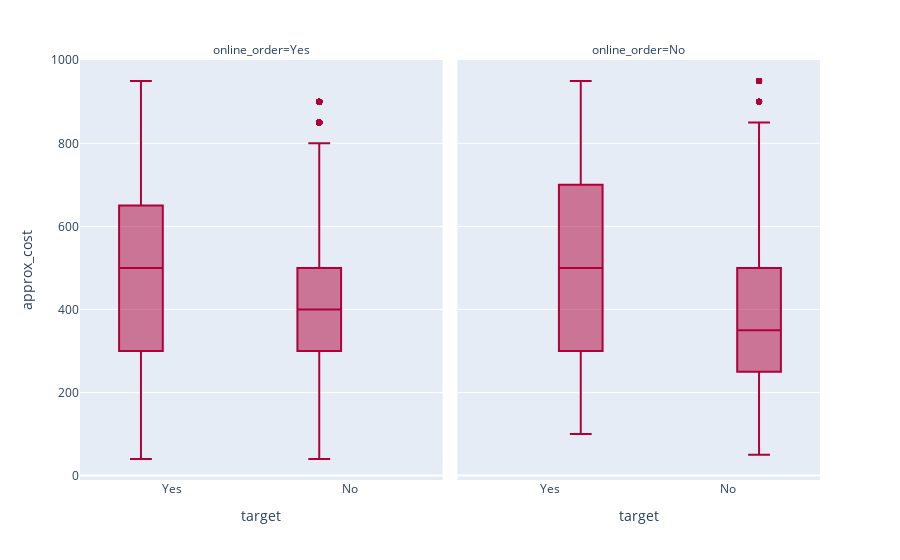

The code cell stored with this chart in its notebook:
### Code cell
px.box(data_frame=df,y="approx_cost",x="target",facet_col="online_order",color_discrete_sequence=px.colors.qualitative.Dark24_r)

### Figure 1 — Plotly figure (JSON) as saved in the notebook; plotly's stock layout.template omitted (floating-point values rounded to 4 significant figures; data arrays with more than 128 entries replaced by an {"elided": "..."} marker saying what was removed)
{"data": [{"alignmentgroup": "True", "hovertemplate": "online_order=Yes<br>target=%{x}<br>approx_cost=%{y}<extra></extra>", "legendgroup": "", "marker": {"color": "#AF0038"}, "name": "", "notched": false, "offsetgroup": "", "orientation": "v", "showlegend": false, "type": "box", "x": {"elided": "27173 str values"}, "x0": " ", "xaxis": "x", "y": {"elided": "27173 int values"}, "y0": " ", "yaxis": "y"}, {"alignmentgroup": "True", "hovertemplate": "online_order=No<br>target=%{x}<br>approx_cost=%{y}<extra></extra>", "legendgroup": "", "marker": {"color": "#AF0038"}, "name": "", "notched": false, "offsetgroup": "", "orientation": "v", "showlegend": false, "type": "box", "x": {"elided": "14423 str values"}, "x0": " ", "xaxis": "x2", "y": {"elided": "14423 int values"}, "y0": " ", "yaxis": "y2"}], "layout": {"annotations": [{"font": {}, "showarrow": false, "text": "online_order=Yes", "x": 0.245, "xanchor": "center", "xref": "paper", "y": 1, "yanchor": "bottom", "yref": "paper"}, {"font": {}, "showarrow": false, "text": "online_order=No", "x": 0.755, "xanchor": "center", "xref": "paper", "y": 1, "yanchor": "bottom", "yref": "paper"}], "boxmode": "group", "legend": {"tracegroupgap": 0}, "margin": {"t": 60}, "xaxis": {"anchor": "y", "domain": [0, 0.49], "title": {"text": "target"}}, "xaxis2": {"anchor": "y2", "domain": [0.51, 1], "matches": "x", "title": {"text": "target"}}, "yaxis": {"anchor": "x", "domain": [0, 1], "title": {"text": "approx_cost"}}, "yaxis2": {"anchor": "x2", "domain": [0, 1], "matches": "y", "showticklabels": false}}}
